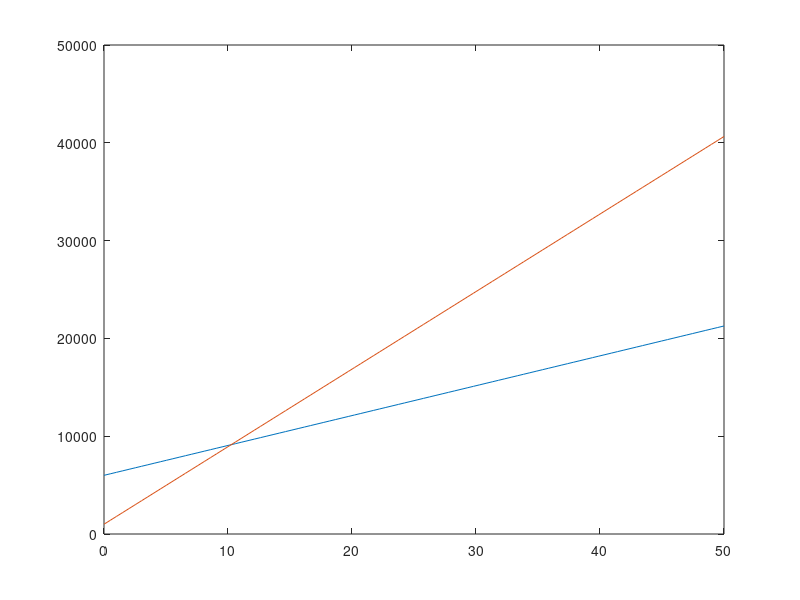

Write MATLAB code to recreate this figure.
t = linspace(0,50);
Nper = 15;
N = t * Nper;
N_ex = N;
N_re = N/100;
%t year;
%N launch total;
%Ner launch per year;

%development;;
Cdevelopment_re = 6000;
Cdevelopment_ex = 1000;

%vehicle
Cvehicle_re0 = 1000;
Cvehicle_re = Cvehicle_re0 * N_re;
Cvehicle_ex0 = 50;
Cvehicle_ex = Cvehicle_ex0 * N_ex;

%total flight opretions per flight;
%Re has more complex systems, more expensive check-out and recovery;
Cflightops_re0 = 5;
Cflightops_ex0 = 2;
Cflightops_re = Cflightops_re0 * N;
Cflightops_ex = Cflightops_ex0 * N;

%launch insurance;
Cinsurance_re0 = 4.16;
Cinsurance_ex0 = 0.86;
Cinsurance_re = Cinsurance_re0 * N;
Cinsurance_ex = Cinsurance_ex0 * N;

%recurring cost of recovery(reusable only);
Crecovery_re = 0.2 * Cflightops_re;

%refurbishment cost(reusable only);
Crefurb_re = 0.02 * Cvehicle_re;


%model the total launch cost as the sum of six individual components;
Claunch_re = Cdevelopment_re + Cvehicle_re + Cflightops_re + Crecovery_re + Crefurb_re + Cinsurance_re;
Claunch_ex = Cdevelopment_ex + Cvehicle_ex + Cflightops_ex + Cinsurance_ex;
%where;
%Claunch is total cost of launch in FY00 dollars(i.e., excluding
%inflation?);
%Cdevelopment is amortization of nonrecurring development cost;
%Cvehicle.re is amortization of vehicle production cost;
%Cvehicle.ex is recurring production cost(theoretical first unit
%cost reduced by learning curve);
%Cflightops is total cost of flight opretions per flight;
%Crecovery is recurring cost of recovery(reusable only);
%Crefurb is refurbishment cost(reusable only);
%Cinsurance is cost of launch insurance;

%cost using million dollars to calculate;

plot (t,Claunch_re,t,Claunch_ex);

%according to the plot image, cost of reusable is 9.15e+03, equals cost of expandable when t equals 10.3. After ten years of operational deployment, it becomes evident that the reusable rocket proves to be a more economically viable option among the two rockrt types.
